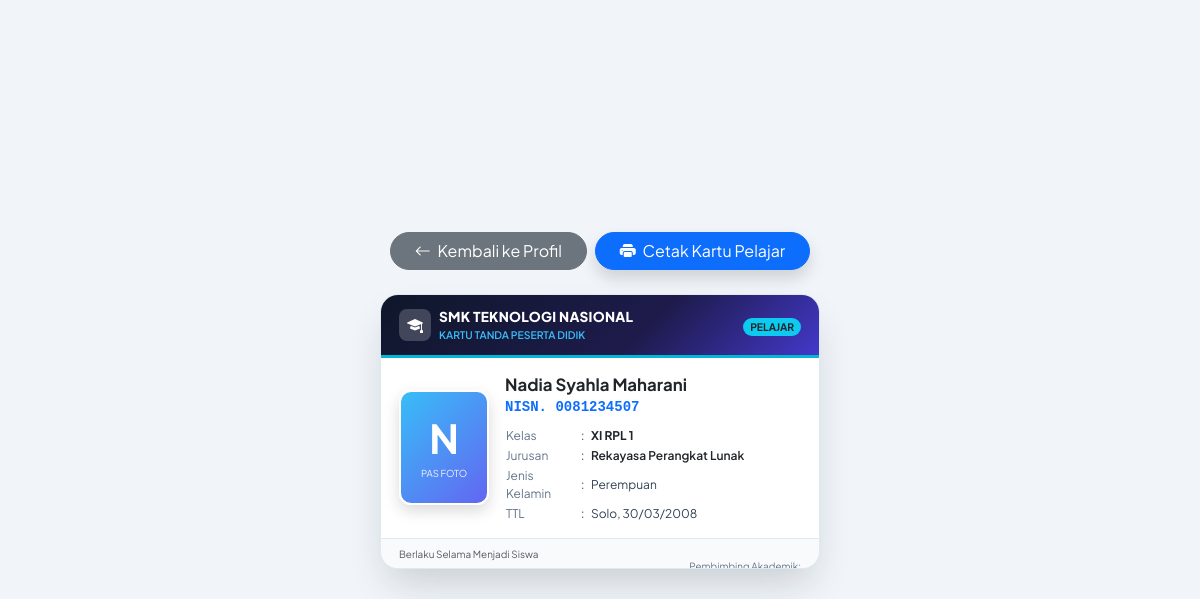
The app's page /siswa/kartu.php?id=7 with its own data.
### tables this page shows
CREATE TABLE `siswa` (
  `id` INT(11) NOT NULL AUTO_INCREMENT,
  `nisn` VARCHAR(20) NOT NULL UNIQUE,
  `nis` VARCHAR(20) NOT NULL UNIQUE,
  `nama` VARCHAR(100) NOT NULL,
  `jenis_kelamin` ENUM('Laki-laki', 'Perempuan') NOT NULL,
  `kelas` VARCHAR(20) NOT NULL,
  `jurusan` VARCHAR(50) NOT NULL,
  `tempat_lahir` VARCHAR(50) DEFAULT NULL,
  `tanggal_lahir` DATE DEFAULT NULL,
  `telepon` VARCHAR(20) DEFAULT NULL,
  `email` VARCHAR(100) DEFAULT NULL,
  `alamat` TEXT DEFAULT NULL,
  `created_at` TIMESTAMP DEFAULT CURRENT_TIMESTAMP,
  PRIMARY KEY (`id`)
);

### siswa/kartu.php (the view, shortened to what this page needs)
<?php
require_once __DIR__ . '/../config/database.php';
$id = isset($_GET['id']) ? intval($_GET['id']) : 0;
$query = mysqli_query($koneksi, "SELECT * FROM siswa WHERE id = $id");
$siswa = mysqli_fetch_assoc($query);
?>
<!DOCTYPE html>
<html lang="id">
<head>
    <link href="https://cdn.jsdelivr.net/npm/bootstrap@5.3.3/dist/css/bootstrap.min.css" rel="stylesheet">
    <link href="https://cdn.jsdelivr.net/npm/bootstrap-icons@1.11.3/font/bootstrap-icons.min.css" rel="stylesheet">
</head>
<body>
<div class="no-print mb-4 d-flex gap-2">
    <a href="<?= BASE_URL ?>/siswa/detail.php?id=<?= $siswa['id']; ?>" class="btn btn-secondary rounded-pill px-4">
        <i class="bi bi-arrow-left me-1"></i> Kembali ke Profil
    </a>
    <button onclick="window.print()" class="btn btn-primary rounded-pill px-4 shadow">
        <i class="bi bi-printer-fill me-1"></i> Cetak Kartu Pelajar
    </button>
</div>
<div class="id-card">
    <div class="id-card-header">
        <div class="d-flex align-items-center gap-2">
            <div style="width: 32px; height: 32px; background: rgba(255,255,255,0.2); border-radius: 8px; display: flex; align-items: center; justify-content: center;">
                <i class="bi bi-mortarboard-fill text-white fs-6"></i>
            </div>
            <div>
                <div style="font-weight: 800; font-size: 0.85rem; letter-spacing: 0.02em;">SMK TEKNOLOGI NASIONAL</div>
                <div style="font-size: 0.65rem; color: #38bdf8; font-weight: 600; text-transform: uppercase;">KARTU TANDA PESERTA DIDIK</div>
            </div>
        </div>
        <div class="text-end">
            <span class="badge bg-info text-dark fw-bold rounded-pill" style="font-size: 0.65rem;">PELAJAR</span>
        </div>
    </div>
    <div class="id-card-body">
        <div class="photo-box">
            <div class="display-6 fw-bold mb-1"><?= strtoupper(substr($siswa['nama'], 0, 1)); ?></div>
            <span style="font-size: 0.6rem; opacity: 0.9;">PAS FOTO</span>
        </div>
        <div style="flex-grow: 1;">
            <div class="fw-bold text-dark text-truncate" style="font-size: 1.05rem; max-width: 260px;">
                <?= htmlspecialchars($siswa['nama']); ?>
            </div>
            <div class="text-primary fw-semibold small mb-2 font-monospace">
                NISN. <?= htmlspecialchars($siswa['nisn']); ?>
            </div>
            <table style="font-size: 0.75rem; width: 100%; color: #334155;">
                <tr>
                    <td style="width: 75px; color: #64748b;">Kelas</td>
                    <td style="width: 10px;">:</td>
                    <td class="fw-bold text-dark"><?= htmlspecialchars($siswa['kelas']); ?></td>
                </tr>
                <tr>
                    <td style="color: #64748b;">Jurusan</td>
                    <td>:</td>
                    <td class="fw-semibold text-dark"><?= htmlspecialchars($siswa['jurusan']); ?></td>
                </tr>
                <tr>
                    <td style="color: #64748b;">Jenis Kelamin</td>
                    <td>:</td>
                    <td><?= htmlspecialchars($siswa['jenis_kelamin']); ?></td>
                </tr>
                <tr>
                    <td style="color: #64748b;">TTL</td>
                    <td>:</td>
                    <td><?= !empty($siswa['tempat_lahir']) ? htmlspecialchars($siswa['tempat_lahir']) . ', ' : ''; ?><?= !empty($siswa['tanggal_lahir']) ? date('d/m/Y', strtotime($siswa['tanggal_lahir'])) : '-'; ?></td>
                </tr>
            </table>
        </div>
    </div>
    <div class="id-card-footer">
        <div>
            <span class="d-block text-muted" style="font-size: 0.62rem;">Berlaku Selama Menjadi Siswa</span>
            <div class="barcode">*<?= htmlspecialchars($siswa['nisn']); ?>*</div>
        </div>
        <div class="text-end" style="line-height: 1.2;">
            <span class="d-block" style="font-size: 0.62rem;">Pembimbing Akademik:</span>
        </div>
    </div>
</div>
</body>
</html>

### siswa/kartu.php (style rules this page uses)
body { background-color: #f1f5f9; font-family: 'Plus Jakarta Sans', sans-serif; min-height: 100vh; display: flex; flex-direction: column; align-items: center; justify-content: center; padding: 20px; }
.id-card { width: 440px; height: 275px; background: #ffffff; border-radius: 18px; box-shadow: 0 20px 40px -10px rgba(15, 23, 42, 0.2); position: relative; overflow: hidden; border: 1px solid #e2e8f0; display: flex; flex-direction: column; justify-content: space-between; }
.id-card-header { background: linear-gradient(135deg, #0f172a 0%, #1e1b4b 60%, #4338ca 100%); color: white; padding: 12px 18px; display: flex; align-items: center; justify-content: space-between; border-bottom: 3px solid #06b6d4; }
.id-card-body { padding: 14px 18px; display: flex; gap: 16px; align-items: center; flex-grow: 1; }
.photo-box { width: 90px; height: 115px; background: linear-gradient(135deg, #38bdf8 0%, #6366f1 100%); border-radius: 12px; display: flex; flex-direction: column; align-items: center; justify-content: center; color: white; box-shadow: 0 6px 15px rgba(0, 0, 0, 0.15); border: 2px solid #ffffff; flex-shrink: 0; }
.id-card-footer { background-color: #f8fafc; border-top: 1px solid #e2e8f0; padding: 8px 18px; display: flex; align-items: center; justify-content: space-between; font-size: 0.72rem; color: #64748b; }
.barcode { font-family: 'Libre Barcode 39 Text', cursive; font-size: 26px; letter-spacing: 2px; color: #1e293b; }

### records on screen
siswa: nama "N", nama "Nadia Syahla Maharani", nisn "0081234507", kelas "XI RPL 1", jurusan "Rekayasa Perangkat Lunak", jenis_kelamin "Perempuan", tempat_lahir "Solo", tanggal_lahir "30/03/2008"
